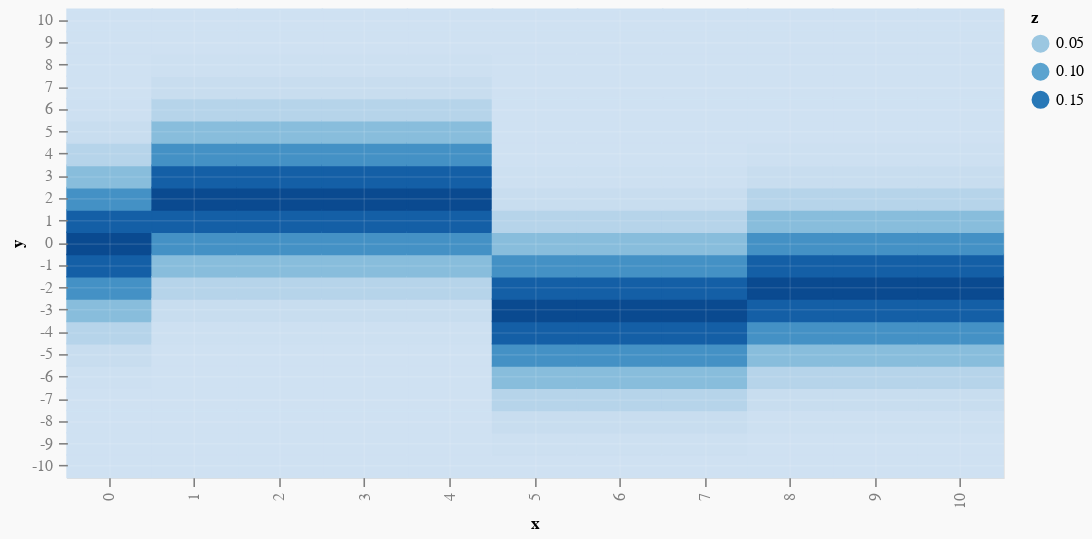

The code cell stored with this chart in its notebook:
### Markdown cell above
and then plot the corresponding distribution:

### Code cell
points1 =
  [ (x, y, exp . ln $ likelihood nn (Data x y))
  | x <- [0 .. 10]
  , y <- [-10 .. 10]
  ]

vlShow $
  plot
    (600, 300)
    (L [imagePlot "x" "y" "z"])
    ( Cols
        [ ("x", VL.Numbers ((\(x, _, _) -> x) <$> points1)),
          ("y", VL.Numbers ((\(_, x, _) -> x) <$> points1)),
          ("z", VL.Numbers ((\(_, _, x) -> x) <$> points1))
        ]
    )

### Figure 1 — Vega-Lite specification as saved in the notebook (floating-point values rounded to 4 significant figures; data arrays with more than 128 entries replaced by an {"elided": "..."} marker saying what was removed)
{"$schema": "https://vega.github.io/schema/vega-lite/v3.json", "background": "#f9f9f9", "config": {"axis": {"domain": false, "grid": true, "gridColor": "#FFFFFF", "labelColor": "#7F7F7F", "labelPadding": 4, "tickColor": "#7F7F7F", "tickSize": 5.67}}, "data": {"values": {"elided": "231 records"}}, "description": "Plot", "height": 300, "layer": [{"encoding": {"fill": {"field": "z", "scale": {"scheme": {"extent": [0, 1], "name": "blues"}}, "type": "quantitative"}, "stroke": {"field": "z", "legend": {"type": "gradient"}, "scale": {"scheme": {"extent": [0, 1], "name": "blues"}}, "type": "quantitative"}, "x": {"axis": {"gridOpacity": 0.1}, "field": "x", "type": "nominal"}, "y": {"axis": {"gridOpacity": 0.1}, "field": "y", "sort": "descending", "type": "nominal"}}, "mark": "rect"}], "width": 600}
